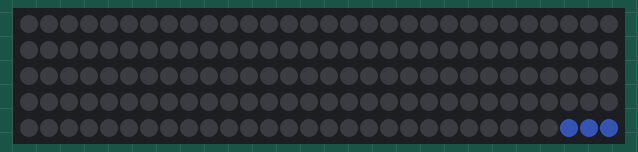
Bench run of a sketch on a simulated Arduino Uno, built with avr-gcc and run on an emulated ATmega328P. Shown: 150 RGB LEDs in strip order, left to right, continuing on the next row. Dim RGB values are drawn brighter than linear; random numbers use the default seed unless the sketch sets one.

Above: at 0.17 s.
At 5.44 s:
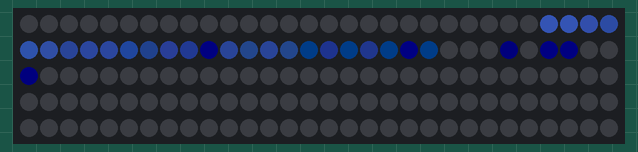
At 10.65 s:
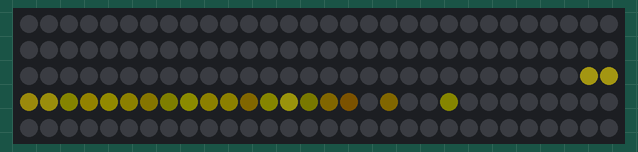
At 19.93 s:
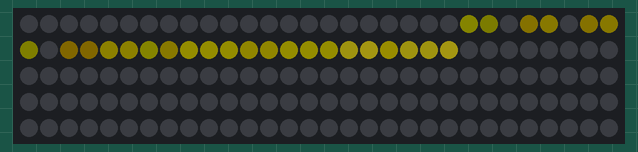
At 27.31 s:
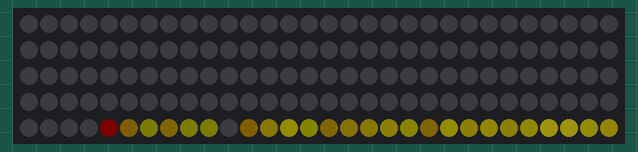
At 39.85 s:
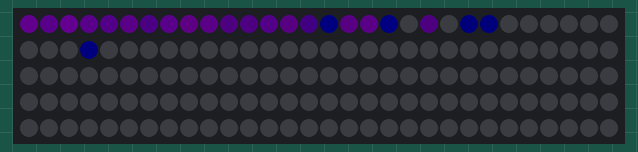

The sketch:

comet_flavor.ino
```cpp
#include <Adafruit_NeoPixel.h>
#include "WS2812_Definitions.h"

#define PIN 5
#define LED_COUNT 150

byte r = 0;
byte g = 0;
byte b = 0;

byte r_cyn = 0;
byte g_cyn = 150;
byte b_cyn = 70;

byte r_green = 154;
byte g_green = 250;
byte b_green = 0;

byte r_vlt = 50;
byte g_vlt = 100;
byte b_vlt = 139;

byte r_mag = 100;
byte g_mag = 0;
byte b_mag = 139;

byte r_gr = 135;
byte g_gr = 125;
byte b_gr = 15;

byte r_pnk = 255;
byte g_pnk = 20;
byte b_pnk = 143;

byte r_ryl = 65;
byte g_ryl = 105;
byte b_ryl = 225;

unsigned long curr_time = 0;
unsigned long prev_time = 0;
unsigned long wait_time = 0;

long speed_delay_var = 19;
long speed_delay_mean = 20;
long speed_delay = 0;

long size_var = 30;
long size_mean = 64;
long tail_size = 0;

unsigned int rand_color = 0;

unsigned int dir = 0;

// Create an instance of the Adafruit_NeoPixel class called "leds".
// That'll be what we refer to from here on...
Adafruit_NeoPixel leds = Adafruit_NeoPixel(LED_COUNT, PIN, NEO_GRB + NEO_KHZ800);

void setup()
{
  Serial.begin(9600);
  leds.begin();  // Call this to start up the LED leds.
  leds.setBrightness(70); //adjust brightness here
  leds.show(); // Initialize all pixels to 'off'

//  r = (CYAN & 0xFF0000) >> 32;
//  g = (CYAN & 0x00FF00) >> 16;
//  b = (CYAN & 0x0000FF);
  // define colors here. figure out way to read from a single hex variable later

//  Serial.println(color);
//  Serial.println(r);
//  Serial.println(g);
//  Serial.println(b);

  randomSeed(analogRead(5));

}

void loop() {
  // start a meteor based on random time
  curr_time = millis();
  if(curr_time - prev_time > wait_time){
    speed_delay = speed_delay_mean + random(-1*speed_delay_var,speed_delay_var);
    tail_size = size_mean + random(-1*size_var,size_var);

    rand_color = random(5);

    switch(rand_color){
      case 0:
        r = r_cyn;
        g = g_cyn;
        b = b_cyn;
        break;
      case 1:
        r = r_mag;
        g = g_mag;
        b = b_mag;
        break;
      case 2:
        r = r_gr;
        g = g_gr;
        b = b_gr;
        break;
      case 3:
        r = r_pnk;
        g = g_pnk;
        b = b_pnk;
        break;
      case 4:
        r = r_ryl;
        g = g_ryl;
        b = b_ryl;
        break;
    }


    meteorRain(r, g, b, 1, tail_size, true, speed_delay, true);
    wait_time = round(random(3000));
    prev_time = curr_time;
  }
}

void meteorRain(byte red, byte green, byte blue, byte meteorSize, byte meteorTrailDecay, boolean meteorRandomDecay, int SpeedDelay, bool randDir) {
  setAll(0,0,0);

  if(!randDir){
    // alternate direction
    for(int i = 0; i < LED_COUNT+20; i++) {
      // fade brightness all LEDs one step
      for(int j=0; j<LED_COUNT; j++) {
        if((!meteorRandomDecay) || (random(10)>5)) {
          fadeToBlack(j, meteorTrailDecay );
        }
      }

      // draw meteor
      for(int j = 0; j < meteorSize; j++) {
        if( ( i-j <LED_COUNT) && (i-j>=0) ) {
          setPixel(i-j, red, green, blue);
        }
      }
      showStrip();
      delay(SpeedDelay);
    }
    // switch direction
    for(int i = LED_COUNT; i > -20; i--) {
      // fade brightness all LEDs one step
      for(int j=0; j<LED_COUNT; j++) {
        if( (!meteorRandomDecay) || (random(10)>5) ) {
          fadeToBlack(j, meteorTrailDecay );
        }
      }

      // draw meteor
      for(int j = 0; j < meteorSize; j++) {
        if((i+j < LED_COUNT) && (i+j>=0) ) {
          setPixel(i+j, red, green, blue);
        }
      }

      showStrip();
      delay(SpeedDelay);
    }
  }
  else{
    // randomize direction
    dir = round(random(2));
    if(dir == 1){
      for(int i = 0; i < LED_COUNT+20; i++) {
      // fade brightness all LEDs one step
      for(int j=0; j<LED_COUNT; j++) {
        if( (!meteorRandomDecay) || (random(10)>5) ) {
          fadeToBlack(j, meteorTrailDecay );
        }
      }
      // draw meteor
      for(int j = 0; j < meteorSize; j++) {
        if( ( i-j <LED_COUNT) && (i-j>=0) ) {
          setPixel(i-j, red, green, blue);
        }
      }
      showStrip();
      delay(SpeedDelay);
      }
    }
    else{
      for(int i = LED_COUNT; i > -20; i--) {
      // fade brightness all LEDs one step
        for(int j=0; j<LED_COUNT; j++) {
          if( (!meteorRandomDecay) || (random(10)>5) ) {
            fadeToBlack(j, meteorTrailDecay );
          }
        }

        // draw meteor
        for(int j = 0; j < meteorSize; j++) {
          if((i+j < LED_COUNT) && (i+j>=0) ) {
            setPixel(i+j, red, green, blue);
          }
        }
        showStrip();
        delay(SpeedDelay);
      }
    }
  }
}

void fadeToBlack(int ledNo, byte fadeValue) {
 #ifdef ADAFRUIT_NEOPIXEL_H
    // NeoPixel
    uint32_t oldColor;
    uint8_t r, g, b;
    int value;

    oldColor = leds.getPixelColor(ledNo);
    r = (oldColor & 0x00ff0000UL) >> 16;
    g = (oldColor & 0x0000ff00UL) >> 8;
    b = (oldColor & 0x000000ffUL);

    r=(r<=10)? 0 : (int) r-(r*(fadeValue+random(5))/256);
    g=(g<=10)? 0 : (int) g-(g*(fadeValue+random(5))/256);
    b=(b<=10)? 0 : (int) b-(b*(fadeValue+random(5))/256);

    leds.setPixelColor(ledNo, r,g,b);
 #endif
 #ifndef ADAFRUIT_NEOPIXEL_H
   // FastLED
   leds[ledNo].fadeToBlackBy( fadeValue );
 #endif
}


void showStrip() {
 #ifdef ADAFRUIT_NEOPIXEL_H
   // NeoPixel
   leds.show();
 #endif
 #ifndef ADAFRUIT_NEOPIXEL_H
   // FastLED
   FastLED.show();
 #endif
}

void setPixel(int Pixel, byte red, byte green, byte blue) {
 #ifdef ADAFRUIT_NEOPIXEL_H
   // NeoPixel
   leds.setPixelColor(Pixel, leds.Color(red, green, blue));
 #endif
 #ifndef ADAFRUIT_NEOPIXEL_H
   // FastLED
   leds[Pixel].r = red;
   leds[Pixel].g = green;
   leds[Pixel].b = blue;
 #endif
}

void setAll(byte red, byte green, byte blue) {
  for(int i = 0; i < LED_COUNT; i++ ) {
    setPixel(i, red, green, blue);
  }
  showStrip();
}
```

WS2812_Definitions.h
```cpp
/*
  Bunches of definitions for the WS2812 Breakout Board example code

*/

// These are for the cascade function
#define TOP_DOWN 0
#define DOWN_TOP 1

/* A world of colors to set your LED to
  Standard HTML Color Codes sorted by Hex Value
    to see the colors in action, check out:
   http://www.w3schools.com/html/html_colorvalues.asp */

#define BLACK			0x000000
#define NAVY			0x000080
#define DARKBLUE		0x00008B
#define MEDIUMBLUE		0x0000CD
#define BLUE			0x0000FF
#define DARKGREEN		0x006400
#define GREEN			0x008000
#define TEAL			0x008080
#define DARKCYAN		0x008B8B
#define DEEPSKYBLUE		0x00BFFF
#define DARKTURQUOISE		0x00CED1
#define MEDIUMSPRINGGREEN	0x00FA9A
#define LIME			0x00FF00
#define SPRINGGREEN		0x00FF7F
#define AQUA			0x00FFFF
#define CYAN			0x00FFFF
#define MIDNIGHTBLUE		0x191970
#define DODGERBLUE		0x1E90FF
#define LIGHTSEAGREEN		0x20B2AA
#define FORESTGREEN		0x228B22
#define SEAGREEN		0x2E8B57
#define DARKSLATEGRAY		0x2F4F4F
#define LIMEGREEN		0x32CD32
#define MEDIUMSEAGREEN		0x3CB371
#define TURQUOISE		0x40E0D0
#define ROYALBLUE		0x4169E1
#define STEELBLUE		0x4682B4
#define DARKSLATEBLUE		0x483D8B
#define MEDIUMTURQUOISE		0x48D1CC
#define INDIGO 			0x4B0082
#define DARKOLIVEGREEN		0x556B2F
#define CADETBLUE		0x5F9EA0
#define CORNFLOWERBLUE		0x6495ED
#define MEDIUMAQUAMARINE	0x66CDAA
#define DIMGRAY			0x696969
#define SLATEBLUE		0x6A5ACD
#define OLIVEDRAB		0x6B8E23
#define SLATEGRAY		0x708090
#define LIGHTSLATEGRAY		0x778899
#define MEDIUMSLATEBLUE		0x7B68EE
#define LAWNGREEN		0x7CFC00
#define CHARTREUSE		0x7FFF00
#define AQUAMARINE		0x7FFFD4
#define MAROON			0x800000
#define PURPLE			0x800080
#define OLIVE			0x808000
#define GRAY			0x808080
#define SKYBLUE			0x87CEEB
#define LIGHTSKYBLUE		0x87CEFA
#define BLUEVIOLET		0x8A2BE2
#define DARKRED			0x8B0000
#define DARKMAGENTA		0x8B008B
#define SADDLEBROWN		0x8B4513
#define DARKSEAGREEN		0x8FBC8F
#define LIGHTGREEN		0x90EE90
#define MEDIUMPURPLE		0x9370DB
#define DARKVIOLET		0x9400D3
#define PALEGREEN		0x98FB98
#define DARKORCHID		0x9932CC
#define YELLOWGREEN		0x9ACD32
#define SIENNA			0xA0522D
#define BROWN			0xA52A2A
#define DARKGRAY		0xA9A9A9
#define LIGHTBLUE		0xADD8E6
#define GREENYELLOW		0xADFF2F
#define PALETURQUOISE	        0xAFEEEE
#define LIGHTSTEELBLUE		0xB0C4DE
#define POWDERBLUE		0xB0E0E6
#define FIREBRICK		0xB22222
#define DARKGOLDENROD		0xB8860B
#define MEDIUMORCHID		0xBA55D3
#define ROSYBROWN		0xBC8F8F
#define DARKKHAKI		0xBDB76B
#define SILVER			0xC0C0C0
#define MEDIUMVIOLETRED	        0xC71585
#define INDIANRED 		0xCD5C5C
#define PERU			0xCD853F
#define CHOCOLATE		0xD2691E
#define TAN			0xD2B48C
#define LIGHTGRAY		0xD3D3D3
#define THISTLE			0xD8BFD8
#define ORCHID			0xDA70D6
#define GOLDENROD		0xDAA520
#define PALEVIOLETRED		0xDB7093
#define CRIMSON			0xDC143C
#define GAINSBORO		0xDCDCDC
#define PLUM			0xDDA0DD
#define BURLYWOOD		0xDEB887
#define LIGHTCYAN		0xE0FFFF
#define LAVENDER		0xE6E6FA
#define DARKSALMON		0xE9967A
#define VIOLET			0xEE82EE
#define PALEGOLDENROD		0xEEE8AA
#define LIGHTCORAL		0xF08080
#define KHAKI			0xF0E68C
#define ALICEBLUE		0xF0F8FF
#define HONEYDEW		0xF0FFF0
#define AZURE			0xF0FFFF
#define SANDYBROWN		0xF4A460
#define WHEAT			0xF5DEB3
#define BEIGE			0xF5F5DC
#define WHITESMOKE		0xF5F5F5
#define MINTCREAM		0xF5FFFA
#define GHOSTWHITE		0xF8F8FF
#define SALMON			0xFA8072
#define ANTIQUEWHITE		0xFAEBD7
#define LINEN			0xFAF0E6
#define LIGHTGOLDENRODYELLOW	0xFAFAD2
#define OLDLACE			0xFDF5E6
#define RED			0xFF0000
#define FUCHSIA			0xFF00FF
#define MAGENTA			0xFF00FF
#define DEEPPINK		0xFF1493
#define ORANGERED		0xFF4500
#define TOMATO			0xFF6347
#define HOTPINK			0xFF69B4
#define CORAL			0xFF7F50
#define DARKORANGE		0xFF8C00
#define LIGHTSALMON		0xFFA07A
#define ORANGE			0xFFA500
#define LIGHTPINK		0xFFB6C1
#define PINK			0xFFC0CB
#define GOLD			0xFFD700
#define PEACHPUFF		0xFFDAB9
#define NAVAJOWHITE		0xFFDEAD
#define MOCCASIN		0xFFE4B5
#define BISQUE			0xFFE4C4
#define MISTYROSE		0xFFE4E1
#define BLANCHEDALMOND		0xFFEBCD
#define PAPAYAWHIP		0xFFEFD5
#define LAVENDERBLUSH		0xFFF0F5
#define SEASHELL		0xFFF5EE
#define CORNSILK		0xFFF8DC
#define LEMONCHIFFON		0xFFFACD
#define FLORALWHITE		0xFFFAF0
#define SNOW			0xFFFAFA
#define YELLOW			0xFFFF00
#define LIGHTYELLOW		0xFFFFE0
#define IVORY			0xFFFFF0
#define WHITE			0xFFFFFF
```
